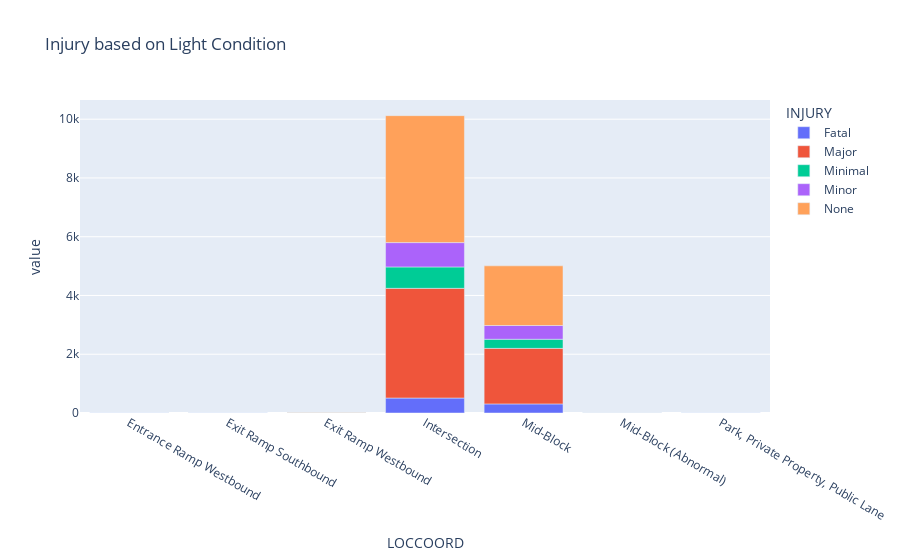

Source (notebook cell):
### Code cell
# Plot

fig = px.bar(crosstab_loc_fatal, title="Injury based on Light Condition")
fig.show()

### Figure 1 — Plotly figure (JSON) as saved in the notebook; plotly's stock layout.template omitted (floating-point values rounded to 4 significant figures)
{"data": [{"alignmentgroup": "True", "hovertemplate": "INJURY=Fatal<br>LOCCOORD=%{x}<br>value=%{y}<extra></extra>", "legendgroup": "Fatal", "marker": {"color": "#636efa"}, "name": "Fatal", "offsetgroup": "Fatal", "orientation": "v", "showlegend": true, "textposition": "auto", "type": "bar", "x": ["Entrance Ramp Westbound", "Exit Ramp Southbound", "Exit Ramp Westbound", "Intersection", "Mid-Block", "Mid-Block (Abnormal)", "Park, Private Property, Public Lane"], "xaxis": "x", "y": [0, 0, 1, 510, 309, 0, 1], "yaxis": "y"}, {"alignmentgroup": "True", "hovertemplate": "INJURY=Major<br>LOCCOORD=%{x}<br>value=%{y}<extra></extra>", "legendgroup": "Major", "marker": {"color": "#EF553B"}, "name": "Major", "offsetgroup": "Major", "orientation": "v", "showlegend": true, "textposition": "auto", "type": "bar", "x": ["Entrance Ramp Westbound", "Exit Ramp Southbound", "Exit Ramp Westbound", "Intersection", "Mid-Block", "Mid-Block (Abnormal)", "Park, Private Property, Public Lane"], "xaxis": "x", "y": [1, 1, 1, 3733, 1891, 1, 0], "yaxis": "y"}, {"alignmentgroup": "True", "hovertemplate": "INJURY=Minimal<br>LOCCOORD=%{x}<br>value=%{y}<extra></extra>", "legendgroup": "Minimal", "marker": {"color": "#00cc96"}, "name": "Minimal", "offsetgroup": "Minimal", "orientation": "v", "showlegend": true, "textposition": "auto", "type": "bar", "x": ["Entrance Ramp Westbound", "Exit Ramp Southbound", "Exit Ramp Westbound", "Intersection", "Mid-Block", "Mid-Block (Abnormal)", "Park, Private Property, Public Lane"], "xaxis": "x", "y": [0, 0, 1, 728, 310, 2, 0], "yaxis": "y"}, {"alignmentgroup": "True", "hovertemplate": "INJURY=Minor<br>LOCCOORD=%{x}<br>value=%{y}<extra></extra>", "legendgroup": "Minor", "marker": {"color": "#ab63fa"}, "name": "Minor", "offsetgroup": "Minor", "orientation": "v", "showlegend": true, "textposition": "auto", "type": "bar", "x": ["Entrance Ramp Westbound", "Exit Ramp Southbound", "Exit Ramp Westbound", "Intersection", "Mid-Block", "Mid-Block (Abnormal)", "Park, Private Property, Public Lane"], "xaxis": "x", "y": [0, 0, 0, 829, 468, 1, 0], "yaxis": "y"}, {"alignmentgroup": "True", "hovertemplate": "INJURY=None<br>LOCCOORD=%{x}<br>value=%{y}<extra></extra>", "legendgroup": "None", "marker": {"color": "#FFA15A"}, "name": "None", "offsetgroup": "None", "orientation": "v", "showlegend": true, "textposition": "auto", "type": "bar", "x": ["Entrance Ramp Westbound", "Exit Ramp Southbound", "Exit Ramp Westbound", "Intersection", "Mid-Block", "Mid-Block (Abnormal)", "Park, Private Property, Public Lane"], "xaxis": "x", "y": [1, 2, 2, 4321, 2031, 0, 1], "yaxis": "y"}], "layout": {"barmode": "relative", "legend": {"title": {"text": "INJURY"}, "tracegroupgap": 0}, "title": {"text": "Injury based on Light Condition"}, "xaxis": {"anchor": "y", "domain": [0, 1], "title": {"text": "LOCCOORD"}}, "yaxis": {"anchor": "x", "domain": [0, 1], "title": {"text": "value"}}}}
